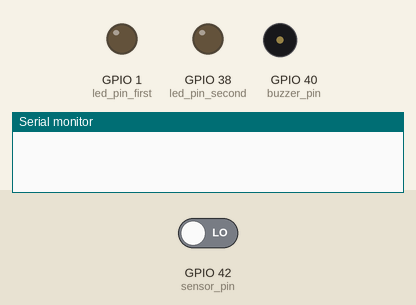
The program below on a simulated ESP32-S3. Parts: output pins drawn as LEDs (lit = HIGH), buzzer (waves = sounding, pin HIGH), the last lines printed to the serial monitor. The test bench sets the inputs (shaded band); at power-on: GPIO 42 (sensor_pin) LOW.

Above: at 1.2 s.
1.3 s: GPIO 42 (sensor_pin) driven HIGH
At 2.1 s:
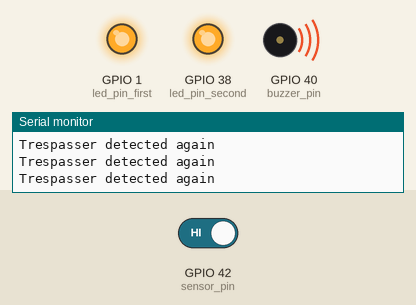
4.3 s: GPIO 42 (sensor_pin) driven LOW
At 4.9 s:
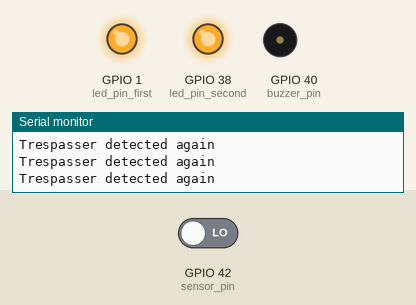
Timing chart, 0 to 7.3 s (numbered marks = the images above; inputs shaded):
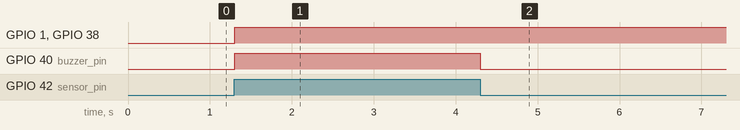

The program:

main.cpp
```cpp
/*Author Name: Yash Rajput
Arduino script fot esp32s3
Project Name: Tresspass detection*/

#include <Arduino.h>

// pins
static const uint8_t led_pin_first = 1;
static const uint8_t sensor_pin = 42;
static const uint8_t buzzer_pin = 40;
static const uint8_t led_pin_second = 38;

// global variables
static long last_tresspass = 0;
static long last_display = 0;
static int trespass_count = 0;

void setup()
{
  Serial.begin(115200);
  while (!Serial)
    ;
  pinMode(led_pin_first, OUTPUT);
  pinMode(led_pin_second, OUTPUT);
  pinMode(buzzer_pin, OUTPUT);
  pinMode(sensor_pin, INPUT);
}

void loop()
{
  uint8_t sensor_value = digitalRead(sensor_pin);
  long current_time = millis();

  if (sensor_value == 1)
  {
    if (current_time - last_tresspass > 1000)
    {
      last_tresspass = current_time;
      digitalWrite(led_pin_first, HIGH);
      digitalWrite(led_pin_second, LOW);
      trespass_count = 1;
      Serial.println("Alert!! Trespasser detected");
    }
    else
    {
      trespass_count++;
      digitalWrite(led_pin_second, HIGH);
      digitalWrite(buzzer_pin, HIGH);
      Serial.println("Trespasser detected again");
    }
  }
  else
  {
    digitalWrite(buzzer_pin, LOW);
    if (current_time - last_display > 10000)
    {
      Serial.print("Last trespass was: ");
      Serial.print((current_time - last_tresspass) / 1000);
      Serial.println(" seconds ago");
      Serial.print("Trespass count: ");
      Serial.println(trespass_count);
      last_display = current_time;
    }
  }
}
```

Measured:
- after the input at 1.3 s, GPIO 1 (led_pin_first), GPIO 38 (led_pin_second), GPIO 40 (buzzer_pin): LOW → HIGH at once
- after the input at 4.3 s, GPIO 40 (buzzer_pin): HIGH → LOW at once
